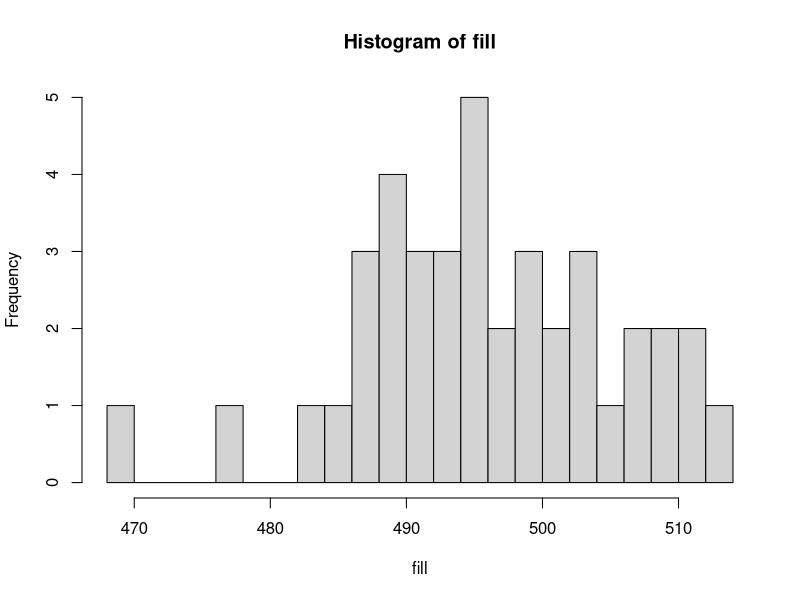
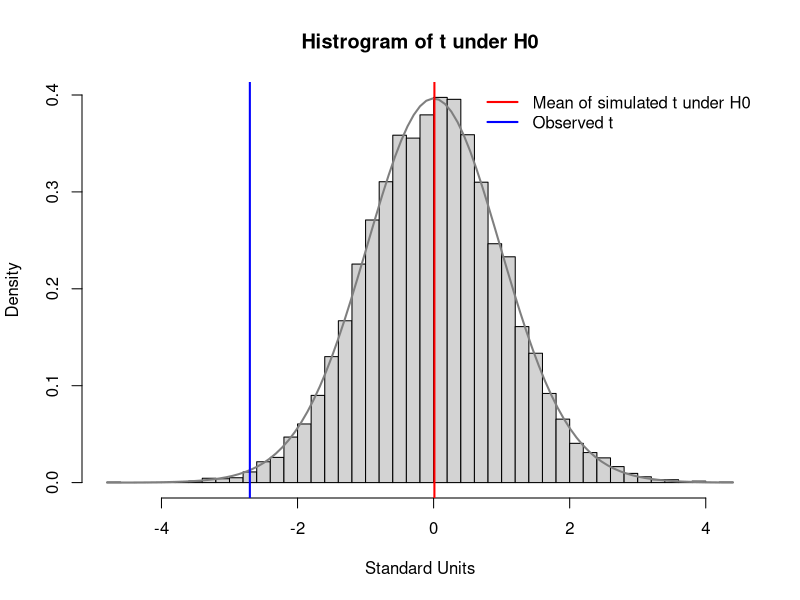

Recreate these plots in R, in order.
# HYPOTHESIS TESTING: https://www.smajhi.com/DATS-6101/hypothesis-testing/


# The Logic of a Test ----------------------------------------------------------

# 4 Steps:
#   1) State a null hypothesis, H0
#   2) Choose a test statistic
#   3) Work out how that statistic behaves if H0 is true
#   4) Ask how often that behavior would produce something at least as extreme
#     as what you saw. That proportion is the p-value.



# 1) State a null hypothesis, H0 -----------------------------------------------
#     A supplier claims that the mean fill weight is 500 g.

# Simulate data of a sample from the population
set.seed(8)
n <- 40
claim <- 500
fill <- rnorm(n, mean = 496, sd = 9) # sample from population to estimate mu
xbar <- mean(fill)
xbar
se <- sd(fill) / sqrt(n)
se

hist(fill, breaks = 20)

# 2) Choose a test statistic, T Statistic --------------------------------------
#     We don't know sigma
#     We will estimate sigma by calcuting SE from the sample SD
#     We are making as assumption of normally distributed data


# t statistic for sample = (estimate - claim) / SE
# The difference between the sample estimate and the claim in standardized units of the estimate (SE)
tstat <- (xbar - claim) / se
tstat

round(c(estimate = xbar,
        se = se,
        t = tstat), 3)


# 3) Work out how that statistic behaves if H0 is true -------------------------
# What that data look like if H0 is true
# Assuming the mean = 500 with sample sizes n = 40
# Simulate: mean = 500; sd = 9; n = 40
# Where sample (observed) T value values on the H0 distribution
set.seed(8)
sim_t <- replicate(10000, {
  x <- rnorm(n, mean = 500, sd = 9) # one sample of 40 drawn from a population where H0 is true (mu = 500)
  (mean(x) - 500) / (sd(x) / sqrt(40))
})

hist(sim_t, breaks = 50, freq = FALSE,
     main = "Histrogram of t under H0",
     xlab = "Standard Units")
curve(dt(x, df = 39), col = "grey50", add = TRUE, lwd = 2)
abline(v = mean(sim_t), col = "red", lwd = 2) # Center of simulated, T0 ~ H0
abline(v = tstat, col = "blue", lwd = 2) # Observed t from sample, TS ~ -2.7
legend("topright",
       legend = c("Mean of simulated t under H0", "Observed t"),
       col    = c("red", "blue"),
       lwd    = 2,
       bty    = "n")


# 4) As extreme as -------------------------------------------------------------
# Assuming H0 is true how often would you get results at least as extreme as the sample? 

# -abs(tstat) gives us the area to the left of tstat (the lower tail)
# 2 * pt(...) gives us a two-sided test "as extreme as... in either direction

p <- 2 * pt(-abs(tstat), df = n - 1)
round(c(t = tstat, 
        p_value = p), 5)


# Fraction landing at or below −2.70: about 0.0051 (about half a percent)
# Fraction landing at or above +2.70: also about 0.0051, by symmetry
# Two-Sided (total area) = 0.01018

# So p = 0.01018 means: if the true mean were 500 g, about 1 in 100 repeated samples 
# of 40 units would produce a t statistic at least 2.7 standard errors from zero in either direction.


# Using the t.test() function to confirm findings
t.test(fill, mu = 500)


# CONDIIONAL PROBABILITY OF THE P-VALUE ----------------------------------------
################################################################################
# p value = P(data at least this extreme∣ H0 true)
# The probability that the data are at least this extreme assuming the null hypothesis is true
################################################################################


# REJECTING H0 -----------------------------------------------------------------
# Rejecting true H0: Type 1 Error, rate alpha
# alpha is chosen


# Accepting false H0: Type 2 Error, rate beta
# beta is a product of the experiment/study design
